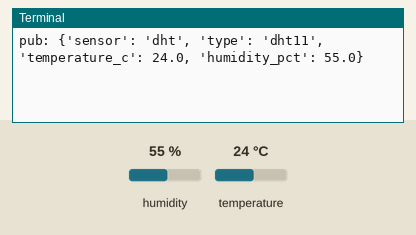
Simulated run of this program. Board: Raspberry Pi (BCM pin numbers). On the bench: the last lines printed to the terminal. The inputs (shaded band) are chosen by the test bench; at power-on: humidity 55 %, temperature 24 °C. No MQTT or app messages arrive unless stated.

Above: at 1.3 s.
1.4 s: humidity set to 22 %
At 3.3 s:
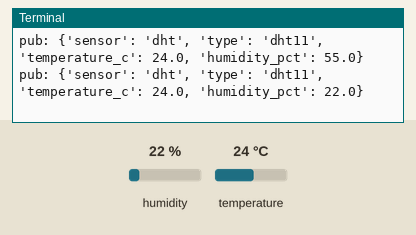
4.4 s: temperature set to 12 °C
At 5.8 s:
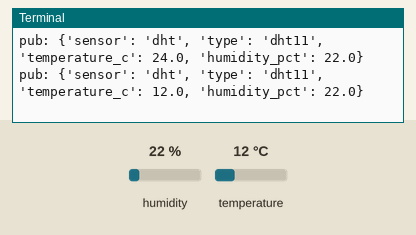
7.4 s: humidity set to 40 %
At 10.7 s:
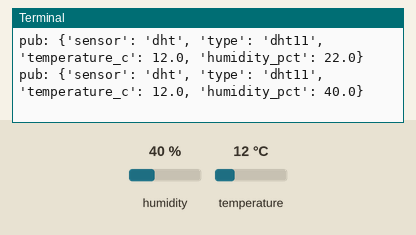
Timing chart, 0 to 12.2 s (numbered marks = the images above; inputs shaded):
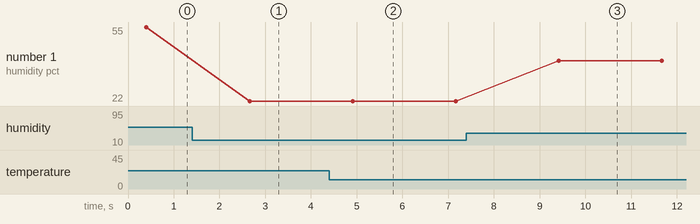

The program:

DHT-Publisher-MQTT.py
```python
# rpi_dht_publisher.py  -- Raspberry Pi -> Jetson (cluster c2)
import time, json
import paho.mqtt.client as mqtt
import adafruit_dht, board

BROKER   = "192.168.0.121"   # Jetson IP
CLUSTER  = "c2"
DEVICE   = "rpi01"           # change if this Pi should have another ID
SENSOR_TYPE = "DHT11"        # set to "DHT22" if you have DHT22
PIN = board.D4               # DATA on GPIO4 (physical pin 7)

dht = adafruit_dht.DHT22(PIN, use_pulseio=False) if SENSOR_TYPE=="DHT22" else adafruit_dht.DHT11(PIN, use_pulseio=False)

TOPIC_DATA   = f"cluster/{CLUSTER}/{DEVICE}/dht"
TOPIC_STATUS = f"cluster/{CLUSTER}/{DEVICE}/status"

c = mqtt.Client(client_id=f"{CLUSTER}-{DEVICE}-dht", clean_session=True)
c.will_set(TOPIC_STATUS, "offline", retain=True)
c.connect(BROKER, 1883, 60)
c.publish(TOPIC_STATUS, "online", retain=True)

try:
    while True:
        try:
            t_c = dht.temperature
            h   = dht.humidity
            if t_c is None or h is None:
                raise RuntimeError("bad read")
            payload = {
                "sensor":"dht",
                "type": SENSOR_TYPE.lower(),
                "temperature_c": round(float(t_c), 2),
                "humidity_pct":  round(float(h), 2)
            }
            c.publish(TOPIC_DATA, json.dumps(payload))
            print("pub:", payload)
        except RuntimeError as e:
            # DHTs occasionally error; just try next cycle
            print("read retry:", e)
        time.sleep(2)
finally:
    c.publish(TOPIC_STATUS, "offline", retain=True)
    c.disconnect()
```

Measured:
- after the input at 1.4 s, the terminal: prints a new line after 1.3 s (image 1)
- after the input at 4.4 s, the terminal: prints a new line after 0.51 s (image 2)
- after the input at 7.4 s, the terminal: prints a new line after 2.0 s (image 3)
- plotted number 1: 55 → 22 after the input at 1.4 s, 22 → 40 after the input at 7.4 s
